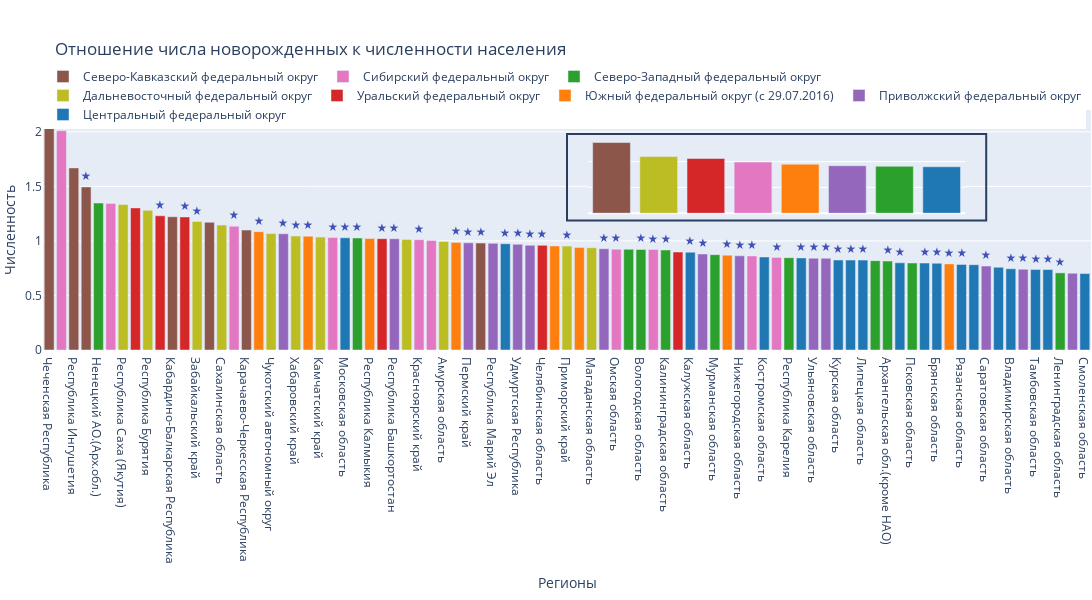

Notebook code for this chart:
### Markdown cell above
Ситуация с рождаемостью почти такая же как и с численностью населения, т.к. чем больше регион - тем больше рождаемость. Но если взглянуть в процентом соотношении к населению региона, то ситуация совсем другая.

### Code cell
mask_perc = data.groupby('Федеральный округ')[['Численность населения','Новорожденные']].sum().reset_index()
mask_perc['Новорожденные в %'] = mask_perc['Новорожденные']*100/mask_perc['Численность населения'].astype('float')
mask_perc.sort_values(by='Новорожденные в %',ascending=False,inplace=True)
mask_perc['Новорожденные в %'] = mask_perc['Новорожденные в %'].round(2)
mask_perc['цвет'] = mask_perc['Федеральный округ'].map(dct_colors)

fig = px.bar(x=mask_newborn_OKR['Регионы'],title='Прирост населения в процентах по регионам',
             y=mask_newborn_OKR['ОКР'],
             color=mask_newborn_OKR['Федеральный округ'],
             color_discrete_map=dct_colors,
             text=mask_newborn_OKR['метка региона'],height=600,width=1200,range_y=[0,2.2])
fig.update_traces(textposition='outside',textfont_color='#3F51B5')
fig.update_xaxes(categoryorder='array',categoryarray=mask_newborn_OKR['Регионы'],title='Регионы')

fig.update_layout(autosize=False,
                  legend_orientation="h",
                  legend=dict(x=0,y=1.2, yanchor='top',title=''),
                  title="Численность населения",
                  xaxis_title="Регионы",
                  yaxis_title="Численность",
                  margin=dict(l=0, r=0, t=110, b=250))




# Второй график будет внутри основного второго графика
fig.add_trace(
    trace=go.Bar(marker_color=mask_perc['цвет'],
        x=mask_perc['Федеральный округ'],
        y=mask_perc['Новорожденные в %'],
        name="Федеральный округ",xaxis='x2',
        showlegend=False))

# Рисуем внутри графика фигуру типа rect - это прямоугольник, указываем его вершины
fig.update_layout( shapes=[
    dict(type="rect", #тип
         xref="paper", # цвет 
         yref="paper", # цвет 
         x0=0.5, # начало графика x0 от левого края
         y0=0.54, # начало графика y0 от нижнего края
         x1=0.9, # конец графика x1 от левого края
         y1=0.9, # конец графика y1 от нижнего края
         line_width=2, #
         fillcolor=None, #
         opacity=1)])

# Уточняем область отображения второго графика
fig.update_traces(selector=lambda t: t.name=="Федеральный округ", xaxis="x2", yaxis="y2")

# Новые оси второго графика
fig.update_layout(
    xaxis2=dict(domain=[0.52, 0.88], anchor="y2"),  # определяем оси X для врезанного графика
    yaxis2=dict(domain=[0.57, 0.88], anchor="x2")) # определяем оси Y для врезанного графика

fig.update_layout(autosize=False,
                  legend_orientation="h",
                  legend=dict(x=0,y=1.2, yanchor='top',title=''),
                  title="Отношение числа новорожденных к численности населения",
                  xaxis_title="Регионы",
                  yaxis_title="Численность",
                  margin=dict(l=0, r=0, t=110, b=250),
                  xaxis2 = {'showticklabels': False},
                  yaxis2 = {'showticklabels': False})

fig.show()

### Figure 1 — Plotly figure (JSON) as saved in the notebook; plotly's stock layout.template omitted (floating-point values rounded to 4 significant figures)
{"data": [{"alignmentgroup": "True", "hovertemplate": "color=Северо-Кавказский федеральный округ<br>x=%{x}<br>y=%{y}<br>text=%{text}<extra></extra>", "legendgroup": "Северо-Кавказский федеральный округ", "marker": {"color": "#8C564B", "pattern": {"shape": ""}}, "name": "Северо-Кавказский федеральный округ", "offsetgroup": "Северо-Кавказский федеральный округ", "orientation": "v", "showlegend": true, "text": ["★", "", "★", "", "", "", "★"], "textfont": {"color": "#3F51B5"}, "textposition": "outside", "type": "bar", "x": ["Чеченская Республика", "Республика Ингушетия", "Республика Дагестан", "Кабардино-Балкарская Республика", "Республика Северная Осетия-Алания", "Карачаево-Черкесская Республика", "Ставропольский край"], "xaxis": "x", "y": [2.036, 1.669, 1.495, 1.221, 1.171, 1.099, 0.9804], "yaxis": "y"}, {"alignmentgroup": "True", "hovertemplate": "color=Сибирский федеральный округ<br>x=%{x}<br>y=%{y}<br>text=%{text}<extra></extra>", "legendgroup": "Сибирский федеральный округ", "marker": {"color": "#E377C2", "pattern": {"shape": ""}}, "name": "Сибирский федеральный округ", "offsetgroup": "Сибирский федеральный округ", "orientation": "v", "showlegend": true, "text": ["", "", "★", "★", "★", "", "★", "★", "★", "★"], "textfont": {"color": "#3F51B5"}, "textposition": "outside", "type": "bar", "x": ["Республика Тыва", "Республика Алтай", "Иркутская область", "Новосибирская область", "Красноярский край", "Республика Хакасия", "Омская область", "Томская область", "Алтайский край", "Кемеровская область"], "xaxis": "x", "y": [2.01, 1.342, 1.135, 1.032, 1.011, 1.003, 0.9239, 0.921, 0.8621, 0.8482], "yaxis": "y"}, {"alignmentgroup": "True", "hovertemplate": "color=Северо-Западный федеральный округ<br>x=%{x}<br>y=%{y}<br>text=%{text}<extra></extra>", "legendgroup": "Северо-Западный федеральный округ", "marker": {"color": "#2CA02C", "pattern": {"shape": ""}}, "name": "Северо-Западный федеральный округ", "offsetgroup": "Северо-Западный федеральный округ", "orientation": "v", "showlegend": true, "text": ["", "★", "", "★", "★", "", "", "", "★", "", "★"], "textfont": {"color": "#3F51B5"}, "textposition": "outside", "type": "bar", "x": ["Ненецкий АО.(Арх.обл.)", "Санкт-Петербург", "Республика Коми", "Вологодская область", "Калининградская область", "Мурманская область", "Республика Карелия", "Новгородская область", "Архангельская обл.(кроме НАО)", "Псковская область", "Ленинградская область"], "xaxis": "x", "y": [1.347, 1.027, 0.9234, 0.9219, 0.9171, 0.8742, 0.8467, 0.8191, 0.8153, 0.7978, 0.7072], "yaxis": "y"}, {"alignmentgroup": "True", "hovertemplate": "color=Дальневосточный федеральный округ<br>x=%{x}<br>y=%{y}<br>text=%{text}<extra></extra>", "legendgroup": "Дальневосточный федеральный округ", "marker": {"color": "#BCBD22", "pattern": {"shape": ""}}, "name": "Дальневосточный федеральный округ", "offsetgroup": "Дальневосточный федеральный округ", "orientation": "v", "showlegend": true, "text": ["", "", "★", "", "", "★", "", "", "", "★", ""], "textfont": {"color": "#3F51B5"}, "textposition": "outside", "type": "bar", "x": ["Республика Саха (Якутия)", "Республика Бурятия", "Забайкальский край", "Сахалинская область", "Чукотский автономный округ", "Хабаровский край", "Камчатский край", "Еврейская автономная область", "Амурская область", "Приморский край", "Магаданская область"], "xaxis": "x", "y": [1.333, 1.28, 1.178, 1.145, 1.068, 1.044, 1.035, 1.014, 0.994, 0.9526, 0.9376], "yaxis": "y"}, {"alignmentgroup": "True", "hovertemplate": "color=Уральский федеральный округ<br>x=%{x}<br>y=%{y}<br>text=%{text}<extra></extra>", "legendgroup": "Уральский федеральный округ", "marker": {"color": "#D62728", "pattern": {"shape": ""}}, "name": "Уральский федеральный округ", "offsetgroup": "Уральский федеральный округ", "orientation": "v", "showlegend": true, "text": ["", "★", "★", "★", "★", ""], "textfont": {"color": "#3F51B5"}, "textposition": "outside", "type": "bar", "x": ["ЯНАО(Тюменская обл.)", "ХМАО(Тюменская обл.)", "Тюменская обл.(кроме ХМАО,ЯНАО)", "Свердловская область", "Челябинская область", "Курганская область"], "xaxis": "x", "y": [1.303, 1.23, 1.22, 1.021, 0.9593, 0.8981], "yaxis": "y"}, {"alignmentgroup": "True", "hovertemplate": "color=Южный федеральный округ (с 29.07.2016)<br>x=%{x}<br>y=%{y}<br>text=%{text}<extra></extra>", "legendgroup": "Южный федеральный округ (с 29.07.2016)", "marker": {"color": "#FF7F0E", "pattern": {"shape": ""}}, "name": "Южный федеральный округ (с 29.07.2016)", "offsetgroup": "Южный федеральный округ (с 29.07.2016)", "orientation": "v", "showlegend": true, "text": ["★", "★", "", "★", "", "", "★", "★"], "textfont": {"color": "#3F51B5"}, "textposition": "outside", "type": "bar", "x": ["Астраханская область", "Краснодарский край", "Республика Калмыкия", "Республика Крым", "Республика Адыгея", "Севастополь", "Ростовская область", "Волгоградская область"], "xaxis": "x", "y": [1.085, 1.044, 1.022, 0.9865, 0.954, 0.9407, 0.8691, 0.7894], "yaxis": "y"}, {"alignmentgroup": "True", "hovertemplate": "color=Приволжский федеральный округ<br>x=%{x}<br>y=%{y}<br>text=%{text}<extra></extra>", "legendgroup": "Приволжский федеральный округ", "marker": {"color": "#9467BD", "pattern": {"shape": ""}}, "name": "Приволжский федеральный округ", "offsetgroup": "Приволжский федеральный округ", "orientation": "v", "showlegend": true, "text": ["★", "★", "★", "", "★", "★", "★", "★", "★", "★", "★", "★", "★", ""], "textfont": {"color": "#3F51B5"}, "textposition": "outside", "type": "bar", "x": ["Республика Татарстан", "Республика Башкортостан", "Пермский край", "Республика Марий Эл", "Удмуртская Республика", "Оренбургская область", "Чувашская Республика", "Самарская область", "Нижегородская область", "Ульяновская область", "Кировская область", "Саратовская область", "Пензенская область", "Республика Мордовия"], "xaxis": "x", "y": [1.066, 1.02, 0.9822, 0.9776, 0.969, 0.9597, 0.9285, 0.8801, 0.8632, 0.8413, 0.8412, 0.7698, 0.7401, 0.7034], "yaxis": "y"}, {"alignmentgroup": "True", "hovertemplate": "color=Центральный федеральный округ<br>x=%{x}<br>y=%{y}<br>text=%{text}<extra></extra>", "legendgroup": "Центральный федеральный округ", "marker": {"color": "#1F77B4", "pattern": {"shape": ""}}, "name": "Центральный федеральный округ", "offsetgroup": "Центральный федеральный округ", "orientation": "v", "showlegend": true, "text": ["★", "★", "★", "", "★", "★", "★", "★", "★", "★", "★", "★", "", "", "★", "★", "★", ""], "textfont": {"color": "#3F51B5"}, "textposition": "outside", "type": "bar", "x": ["Московская область", "Москва", "Калужская область", "Костромская область", "Ярославская область", "Курская область", "Воронежская область", "Липецкая область", "Тверская область", "Белгородская область", "Брянская область", "Рязанская область", "Орловская область", "Ивановская область", "Владимирская область", "Тамбовская область", "Тульская область", "Смоленская область"], "xaxis": "x", "y": [1.029, 0.9743, 0.8966, 0.8529, 0.8444, 0.8253, 0.8244, 0.8241, 0.7994, 0.7973, 0.795, 0.7847, 0.7819, 0.7585, 0.745, 0.7383, 0.7375, 0.701], "yaxis": "y"}, {"marker": {"color": ["#8C564B", "#BCBD22", "#D62728", "#E377C2", "#FF7F0E", "#9467BD", "#2CA02C", "#1F77B4"]}, "name": "Федеральный округ", "showlegend": false, "type": "bar", "x": ["Северо-Кавказский федеральный округ", "Дальневосточный федеральный округ", "Уральский федеральный округ", "Сибирский федеральный округ", "Южный федеральный округ (с 29.07.2016)", "Приволжский федеральный округ", "Северо-Западный федеральный округ", "Центральный федеральный округ"], "xaxis": "x2", "y": [1.37, 1.1, 1.06, 0.99, 0.95, 0.92, 0.91, 0.9], "yaxis": "y2"}], "layout": {"autosize": false, "barmode": "relative", "height": 600, "legend": {"orientation": "h", "title": {"text": ""}, "tracegroupgap": 0, "x": 0, "y": 1.2, "yanchor": "top"}, "margin": {"b": 250, "l": 0, "r": 0, "t": 110}, "shapes": [{"line": {"width": 2}, "opacity": 1, "type": "rect", "x0": 0.5, "x1": 0.9, "xref": "paper", "y0": 0.54, "y1": 0.9, "yref": "paper"}], "title": {"text": "Отношение числа новорожденных к численности населения"}, "width": 1200, "xaxis": {"anchor": "y", "categoryarray": ["Чеченская Республика", "Республика Тыва", "Республика Ингушетия", "Республика Дагестан", "Ненецкий АО.(Арх.обл.)", "Республика Алтай", "Республика Саха (Якутия)", "ЯНАО(Тюменская обл.)", "Республика Бурятия", "ХМАО(Тюменская обл.)", "Кабардино-Балкарская Республика", "Тюменская обл.(кроме ХМАО,ЯНАО)", "Забайкальский край", "Республика Северная Осетия-Алания", "Сахалинская область", "Иркутская область", "Карачаево-Черкесская Республика", "Астраханская область", "Чукотский автономный округ", "Республика Татарстан", "Хабаровский край", "Краснодарский край", "Камчатский край", "Новосибирская область", "Московская область", "Санкт-Петербург", "Республика Калмыкия", "Свердловская область", "Республика Башкортостан", "Еврейская автономная область", "Красноярский край", "Республика Хакасия", "Амурская область", "Республика Крым", "Пермский край", "Ставропольский край", "Республика Марий Эл", "Москва", "Удмуртская Республика", "Оренбургская область", "Челябинская область", "Республика Адыгея", "Приморский край", "Севастополь", "Магаданская область", "Чувашская Республика", "Омская область", "Республика Коми", "Вологодская область", "Томская область", "Калининградская область", "Курганская область", "Калужская область", "Самарская область", "Мурманская область", "Ростовская область", "Нижегородская область", "Алтайский край", "Костромская область", "Кемеровская область", "Республика Карелия", "Ярославская область", "Ульяновская область", "Кировская область", "Курская область", "Воронежская область", "Липецкая область", "Новгородская область", "Архангельская обл.(кроме НАО)", "Тверская область", "Псковская область", "Белгородская область", "Брянская область", "Волгоградская область", "Рязанская область", "Орловская область", "Саратовская область", "Ивановская область", "Владимирская область", "Пензенская область", "Тамбовская область", "Тульская область", "Ленинградская область", "Республика Мордовия", "Смоленская область"], "categoryorder": "array", "domain": [0, 1], "title": {"text": "Регионы"}}, "xaxis2": {"anchor": "y2", "domain": [0.52, 0.88], "showticklabels": false}, "yaxis": {"anchor": "x", "domain": [0, 1], "range": [0, 2.2], "title": {"text": "Численность"}}, "yaxis2": {"anchor": "x2", "domain": [0.57, 0.88], "showticklabels": false}}}
